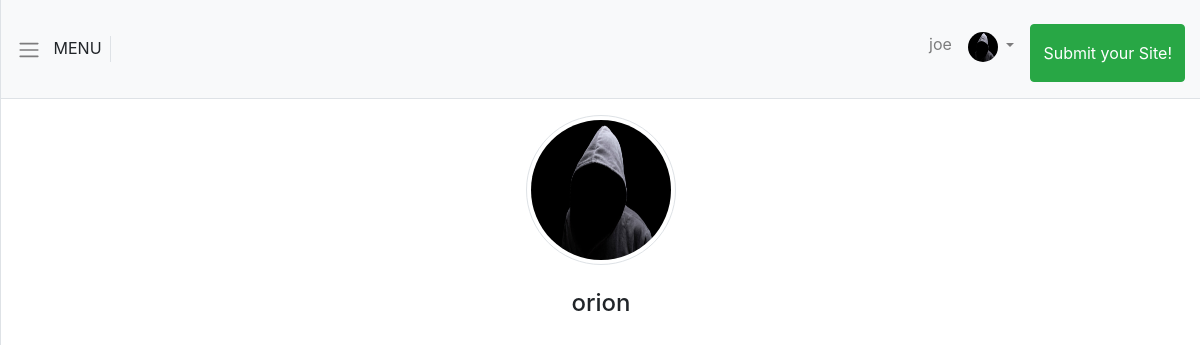
The app's page /accounts/user/12 (signed in) with its own data.
### accounts/models.py (models this page shows, shortened)
class CustomUser(AbstractUser):
    avatar = models.ImageField(upload_to='avatars', default='default_avatar.jpg')
    bio = models.CharField(max_length=500, null=True, blank=True)
    telephone = models.CharField(max_length=13, blank=True, null=True)
    def __str__(self):
        return self.username

### accounts/views.py (the view)
# urls.py: path('user/<int:pk>', UserDetailView.as_view(), name='profile'),
class UserDetailView(DetailView):
    model = CustomUser
    template_name = 'profile.html'

### templates/profile.html
{% extends 'base.html' %}
{% block content%}
<div class="profile_details my-3">
    <img src="{{object.avatar.url}}" alt="{{object}}" class="img-thumbnail profile_avatar">
    <div class="my-4">
        <h4>{{object.username}}</h4>
    </div>
</div>
{% endblock content%}

### templates/navbar.html (shortened to what this page needs)
<nav class="navbar navbar-expand-lg navbar-light bg-light border-bottom p-3 my_navbar">
    <div style="cursor: pointer; height: 100%;" id='menu-toggle' class="border-right">
        <span class="navbar-toggler-icon"></span>
        <span class="px-2">MENU</span>
    </div>
    <div class="collapse navbar-collapse" id="navbarSupportedContent">
        <ul class="navbar-nav ml-auto mt-2">
            {% if user.is_authenticated%}
            <li class="nav-item">
                <a class="nav-link" href="{%url 'profile' user.id%}">{{user.username}}</a>
            </li>
            <li class="nav-item dropdown">
                <a class="nav-link dropdown-toggle" href="#" id="navbarDropdown" role="button" data-toggle="dropdown"
                    aria-haspopup="true" aria-expanded="false">
                    <img src="{{user.avatar.url}}" alt="user.username" class="navbar_avatar">
                </a>
            </li>
            <li>
                <a class="btn btn-success btn-large h-100 py-3 ml-2" href="{% url 'add_site' %}">Submit your Site!</a>
            </li>
            {% else %}
            <li class="nav-item">
                <a class="nav-link" href="{% url 'login' %}">REGISTER/LOGIN</a>
            </li>
            {% endif %}
        </ul>
    </div>
</nav>

### static/css/simple-sidebar.css (style rules this page uses)
body { overflow-x: hidden; }

### static/css/main.css (style rules this page uses)
.profile_details { display:flex; flex-direction: column; justify-content: center; align-items: center; }
.profile_avatar { height: 150px; width:150px; border-radius: 50%; }
.navbar_avatar { width:30px; height:30px; border-radius: 50%; }

### records on screen
CustomUser: username "joe", avatar (placeholder picture)
CustomUser: avatar (placeholder picture), username "orion"
